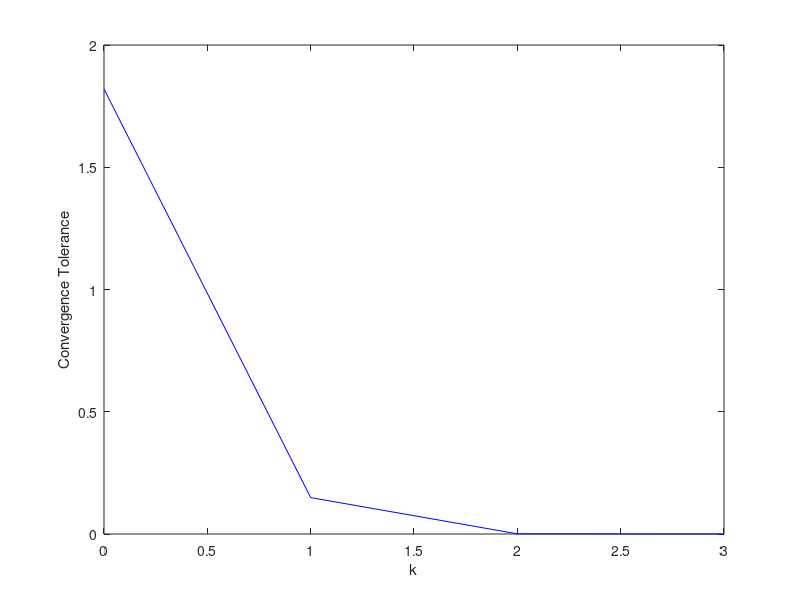

Source code (MATLAB):
%---------Initial settings-----------
clc;
clear;
close all 
Convergence_Tolerance=1e-6;  %Newton Raphon Convergence Tolerance
 disp(['Convergence Tolerance, Ep:',num2str(Convergence_Tolerance)]);  

 %-----------------Node, tributary data---------------
% Node data
node = ...
    [...
        1	3	0        0.065      0     0     1.06      0       0
        2	1	1.82   	 0.64       0     0       1       0       0
      ];
% Matrix formed by node data: column 1 node number, column 2 node type:1 - PQ 2 - PV 3 - balance
% column 3 load active, column 4 load reactive, column 5 generation active, column 6 generation reactive
% column 7 voltage real, column 8 voltage imaginary
% column 9 node-to-ground conductance

% Branch data
branch = ...
   [...
 %bus_i   %bus_j    % R     % X	    % Bi/2    	% k
   1        2        0     0.034 	  0       	1;
   ];
						
% bus_i denotes the first node of a branch.						
% bus_j denotes the end node of the branch.						
% R and X denote the branch resistance and reactance, respectively, and B denotes the dana.						
% k denotes the transformer ratio of the first node to the last node.		

n=size(node,1);  %Number of nodes
l=size(branch,1);  %Number of branches

%%--------------------------------------
%Calculating the nodal derivative matrix
%%--------------------------------------
Y=zeros(n);   %Calculating the nodal conductance matrix
for j=1:l                      
    s1=branch(j,1);s2=branch(j,2);  %s1 is the first segment node of each branch and s2 is the end node
    kij=branch(j,6); %Branch transformer ratio
    Y(s1,s2)=-1/( (branch(j,3)+1i*branch(j,4))*kij );
    Y(s2,s1)=Y(s1,s2);
    Y(s1,s1)=Y(s1,s1)+1/( (branch(j,3)+1i*branch(j,4))*kij^2 )+i*branch(j,5);  
    Y(s2,s2)=Y(s2,s2)+1/(branch(j,3)+1i*branch(j,4))+i*branch(j,5);  
end
for a=1:n  %--Calculation of conductivity to earth--
    Y(a,a)=Y(a,a)+1i*node(a,9);
end
G=real(Y);   %Nodal derivative matrix real part matrix
B=imag(Y);   %Nodal derivative matrix imaginary part matrix


%%Newton Raphon method of calculating currents

e=node(:,7);    %Initial value of the real part of the voltage
f=zeros(n,1);   %Initial value of the imaginary part of the voltage

for a=1:n  %Search to balance nodes
    if node(a,2)==3
        slack=a;
    end
end

it=0;   %Number of iterations
Convergence=[];
while 1
    
   DP=zeros(n,1); DQ=zeros(n,1); %Uneven measurement
   Pi=zeros(n,1); Qi=zeros(n,1); %Nodal injected power calculated by the tidal equation
   for a=1:n   %Calculating Pi, Qi
       if node(a,2)==1 || node(a,2)==3 %Determined to be a PQ node
          for b=1:n
              Pi(a,1)=Pi(a,1)+e(a,1)*( G(a,b)*e(b,1)-B(a,b)*f(b,1) )+ f(a,1)*( G(a,b)*f(b,1)+B(a,b)*e(b,1) );
              Qi(a,1)=Qi(a,1)+f(a,1)*( G(a,b)*e(b,1)-B(a,b)*f(b,1) )- e(a,1)*( G(a,b)*f(b,1)+B(a,b)*e(b,1) );
          end
          DP(a,1)=( node(a,5)-node(a,3) )-Pi(a,1);  %Calculating unevenness
          DQ(a,1)=( node(a,6)-node(a,4) )-Qi(a,1);
       elseif node(a,2)==2  %Determined to be a PV node
           for b=1:n
              Pi(a,1)=Pi(a,1)+e(a,1)*( G(a,b)*e(b,1)-B(a,b)*f(b,1) )+ f(a,1)*( G(a,b)*f(b,1)+B(a,b)*e(b,1) );
              Qi(a,1)=e(a,1)^2+f(a,1)^2;
           end
          DP(a,1)=( node(a,5)-node(a,3) )-Pi(a,1);
          DQ(a,1)=node(a,7)^2-Qi(a,1);  %PV node voltage imbalance
       end  %Balance nodes regardless of
   end

   DPQ=zeros(2*n,1); %Integration of active, reactive and voltage inequalities into one matrix
   for a=1:n
       DPQ(2*a-1,1)=DP(a,1);
       DPQ(2*a,1)=DQ(a,1);
   end
   DPQ([2*slack-1,2*slack],:)=[];  % The slack node is a balancing node and does not participate in iterations, remove
   
    xV=zeros(n,1);   %Node voltage amplitude
    xR=zeros(n,1);   %Node voltage phase angle
    for a=1:n
       xV(a,1)=sqrt( e(a,1)^2+f(a,1)^2 );
       xR(a,1)=atan(f(a,1)/e(a,1))*180/pi;
    end
   disp(['Number of iteration:',num2str(it),'  Max(|DP|,|DQ|):',num2str(max(abs(DPQ))),'  Voltage Magnitude at bus 2:',num2str(xV(2,1)),'  Voltage Angle at bus 2:',num2str(xR(2,1))]);
   
   %If the inequality is less than the convergence accuracy, then the convergence condition has been reached and the iteration is skipped
   Convergence=[Convergence;max(abs(DPQ))];
   if max(abs(DPQ))<=Convergence_Tolerance
       break;
   end
   
   %If accuracy is achieved, the Jacobi matrix and corrections are calculated downwards and the iteration continues 
    H=zeros(n,n);  % Calculation of DP/De
    N=zeros(n,n);  % Calculation of DP/Df
    K=zeros(n,n);  % Calculate DQ/De for the PQ node and DU/De for the PV node
    L=zeros(n,n);  % Calculate DQ/Df for the PQ node and DU/Df for the PV node
    for a=1:n
       if node(a,2)==1 %Determined to be a PQ node
           for b=1:n
               if a~=b 
                   H(a,b)=-( G(a,b)*e(a,1)+B(a,b)*f(a,1) );
                   N(a,b)=B(a,b)*e(a,1)-G(a,b)*f(a,1) ;
                   K(a,b)=B(a,b)*e(a,1)-G(a,b)*f(a,1) ;
                   L(a,b)=G(a,b)*e(a,1)+B(a,b)*f(a,1) ;
               elseif a==b
                   for c=1:n
                      H(a,b)=H(a,b)-( G(a,c)*e(c,1)-B(a,c)*f(c,1) ); 
                      N(a,b)=N(a,b)-( G(a,c)*f(c,1)+B(a,c)*e(c,1) );
                      K(a,b)=K(a,b)+( G(a,c)*f(c,1)+B(a,c)*e(c,1) );
                      L(a,b)=L(a,b)-( G(a,c)*e(c,1)-B(a,c)*f(c,1) );
                   end
                   H(a,b)=H(a,b)-G(a,a)*e(a,1)-B(a,a)*f(a,1);
                   N(a,b)=N(a,b)+B(a,a)*e(a,1)-G(a,a)*f(a,1);
                   K(a,b)=K(a,b)+B(a,a)*e(a,1)-G(a,a)*f(a,1);
                   L(a,b)=L(a,b)+G(a,a)*e(a,1)+B(a,a)*f(a,1);
               end
           end
       elseif node(a,2)==2 %Determined to be a PV node
           for b=1:n
               if a~=b 
                   H(a,b)=-( G(a,b)*e(a,1)+B(a,b)*f(a,1) );
                   N(a,b)=B(a,b)*e(a,1)-G(a,b)*f(a,1) ;
                   K(a,b)=0 ; 
                   L(a,b)=0 ;
               elseif a==b
                   for c=1:n
                      H(a,b)=H(a,b)-( G(a,c)*e(c,1)-B(a,c)*f(c,1) ); 
                      N(a,b)=N(a,b)-( G(a,c)*f(c,1)+B(a,c)*e(c,1) );
                   end
                   H(a,b)=H(a,b)-G(a,a)*e(a,1)-B(a,a)*f(a,1);
                   N(a,b)=N(a,b)+B(a,a)*e(a,1)-G(a,a)*f(a,1);
                   K(a,b)=-2*e(a,1); 
                   L(a,b)=-2*f(a,1);
               end
           end
       end  %Balance nodes regardless of
    end
    jacobi=zeros(2*n); %Jacobi Matrix
    for a=1:n
        for b=1:n
           jacobi(2*a-1,2*b-1)=H(a,b);
           jacobi(2*a-1,2*b)=N(a,b);
           jacobi(2*a,2*b-1)=K(a,b);
           jacobi(2*a,2*b)=L(a,b);
        end
    end
    jacobi([2*slack-1,2*slack],:)=[]; jacobi(:,[2*slack-1,2*slack])=[]; % The slack node is a balancing node and does not participate in iterations, remove
    
    delt=-jacobi\DPQ;    %Calculation of corrections to variables
    
    %Balance node (node with slack number) with e and f corrections of 0
    if slack==1
        delt=[0;0;delt];
    elseif slack==n
        delt=[delt;0;0];
    else
        delt1=delt(1:2*slack-2,:);
        delt2=delt(2*slack-1:2*n-2,:);
        delt=[delt1;0;0;delt2];
    end
      
    
    for a=1:n
        e(a,1)=e(a,1)+delt(2*a-1,1);
        f(a,1)=f(a,1)+delt(2*a,1);
    end

      
    it=it+1; %Number of iterations
   
end

Pi=zeros(n,1); Qi=zeros(n,1);
for a=1:n   %Calculating Pi, Qi
    for b=1:n
        Pi(a,1)=Pi(a,1)+e(a,1)*( G(a,b)*e(b,1)-B(a,b)*f(b,1) )+ f(a,1)*( G(a,b)*f(b,1)+B(a,b)*e(b,1) );
        Qi(a,1)=Qi(a,1)+f(a,1)*( G(a,b)*e(b,1)-B(a,b)*f(b,1) )- e(a,1)*( G(a,b)*f(b,1)+B(a,b)*e(b,1) );
    end
end

disp(['Active Power Injection at bus 2:',num2str(Pi(2,1)),'  Reactive Power Injection at bus 2:',num2str(Qi(2,1))]);

figure(1);
k=1:it+1;
plot(k-1,Convergence(k,1),'-b'),xlabel('k'),ylabel('Convergence Tolerance'); hold on;


